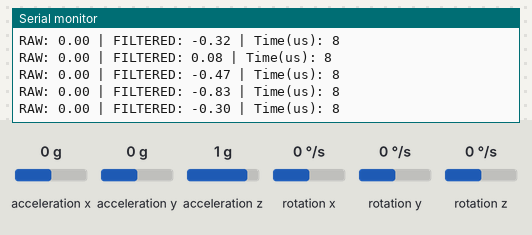
A sketch run on a simulated ESP32. Parts: the last lines printed to the serial monitor. Inputs (shaded band) come from the test bench; at power-on: rotation z 0 °/s, acceleration x 0 g, acceleration y 0 g, acceleration z 1 g, rotation x 0 °/s, rotation y 0 °/s. WiFi joins after 1.5 s; servers stay silent unless stated; random numbers use the default seed unless the sketch sets one.

Above: at 6.7 s.
6.8 s: rotation z set to -192 °/s
At 6.83 s:
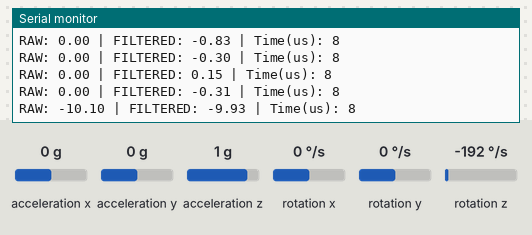
9.8 s: rotation z set to -100 °/s
At 9.83 s:
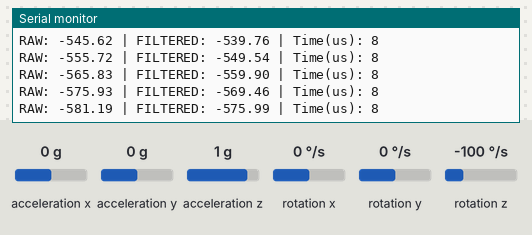
Timing chart, 0 to 12.8 s (numbered marks = the images above; inputs shaded):
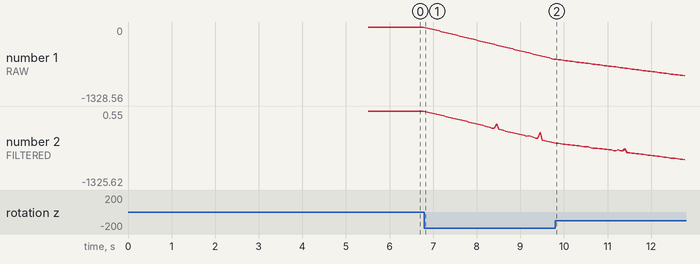

Measured:
- after the input at 6.8 s, the serial monitor: prints a new line at once (image 1)
- plotted number 1: 0 → -575.93 after the input at 6.8 s
- plotted number 2: -0.31 → -569.46 after the input at 6.8 s

The sketch:

tugas_UDP_Skenario_B.ino
```cpp
#include <WiFi.h>
#include <WiFiUdp.h>
#include <MPU6050_tockn.h>
#include <Wire.h>
#include <math.h>

// ===== WIFI =====
const char* ssid = "Sekolah Robot Indonesia";
const char* password = "sadapsadap";

// ===== UDP =====
WiFiUDP udp;
const char* IP_RPI = "192.168.0.26";
const int PORT = 5000;

// ===== MPU =====
MPU6050 mpu6050(Wire);

// ===== PARTICLE FILTER =====
#define N 1000

float particles[N];
float weights[N];

void initParticles(float initVal) {
  for (int i = 0; i < N; i++) {
    particles[i] = initVal + random(-20, 20) * 0.1;
    weights[i] = 1.0 / N;
  }
}

float particleFilter(float measurement) {
  float sumW = 0;

  for (int i = 0; i < N; i++) {
    // Prediction (adaptasi ESP32)
    particles[i] += random(-200, 200) * 0.1;

    float diff = particles[i] - measurement;

    // Update weight (adaptasi ESP32)
    weights[i] = exp(-0.005 * diff * diff);

    if (weights[i] < 1e-6) weights[i] = 1e-6;

    sumW += weights[i];
  }

  // Normalisasi (ANTI NaN)
  if (sumW == 0 || isnan(sumW)) {
    for (int i = 0; i < N; i++) {
      weights[i] = 1.0 / N;
    }
  } else {
    for (int i = 0; i < N; i++) {
      weights[i] /= sumW;
    }
  }

  // Estimasi
  float estimate = 0;
  for (int i = 0; i < N; i++) {
    estimate += particles[i] * weights[i];
  }

  return estimate;
}

void setup() {
  Serial.begin(115200);

  Wire.begin();
  mpu6050.begin();
  mpu6050.calcGyroOffsets(true);

  delay(1000);

  // Ambil nilai awal sensor
  mpu6050.update();
  float initVal = mpu6050.getAngleZ();

  initParticles(initVal);

  WiFi.begin(ssid, password);
  Serial.print("Connecting");
  while (WiFi.status() != WL_CONNECTED) {
    delay(500);
    Serial.print(".");
  }

  Serial.println("\nConnected!");
  Serial.println(WiFi.localIP());

  udp.begin(1234);
}

void loop() {
  mpu6050.update();

  float raw = mpu6050.getAngleZ();

  unsigned long start = micros();
  float filtered = particleFilter(raw);
  unsigned long duration = micros() - start;

  // FAIL-SAFE (SETELAH filter dihitung)
  if (abs(filtered - raw) > 50) {
    Serial.println("Reinit particles!");
    initParticles(raw);
  }

  // Kirim: raw, filtered, time(us)
  udp.beginPacket(IP_RPI, PORT);
  udp.printf("%.4f,%.4f,%lu\n", raw, filtered, duration);
  udp.endPacket();

  Serial.print("RAW: ");
  Serial.print(raw);
  Serial.print(" | FILTERED: ");
  Serial.print(filtered);
  Serial.print(" | Time(us): ");
  Serial.println(duration);

  delay(50);
}
```
